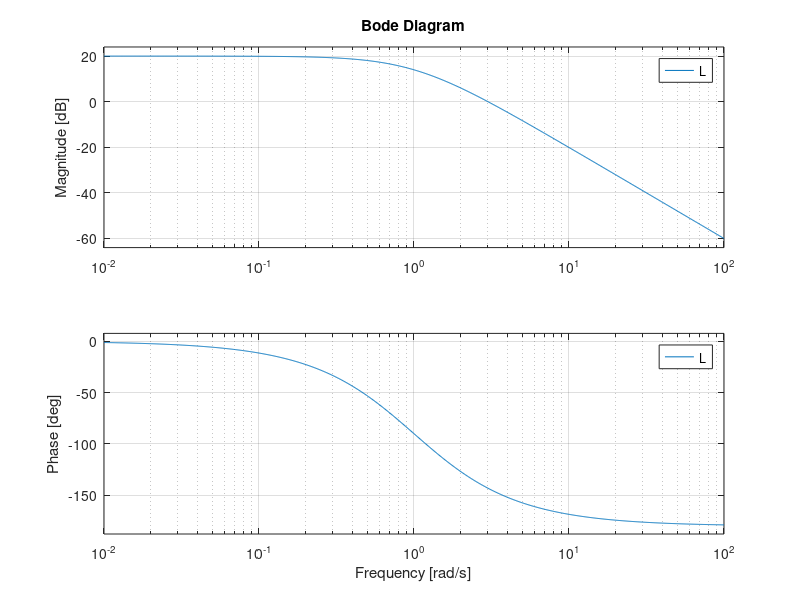
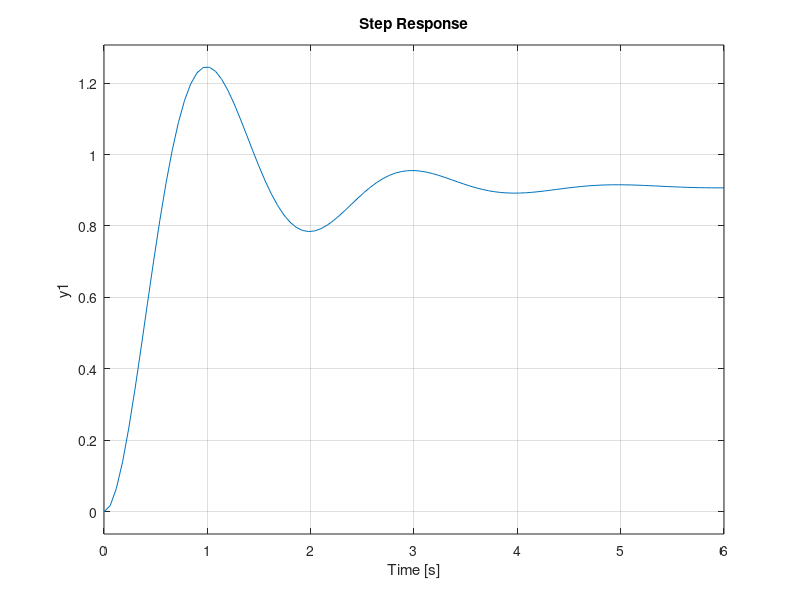

The MATLAB script that drew these images, in order:
clear all; clc; close all;
s=tf('s')
A=[-1 1; 0 -1]
B=[0; 1];
C=[10 0];
D=0;
Id=[1 0; 0 1];
lambdas=eig(A)

[N,D]=ss2tf(A,B,C,D);

L=tf(N,D)
figure(1)
bode(L)
C=1;

W=feedback(L,1)

figure(2)
step(W)

roots([1 2 11])
